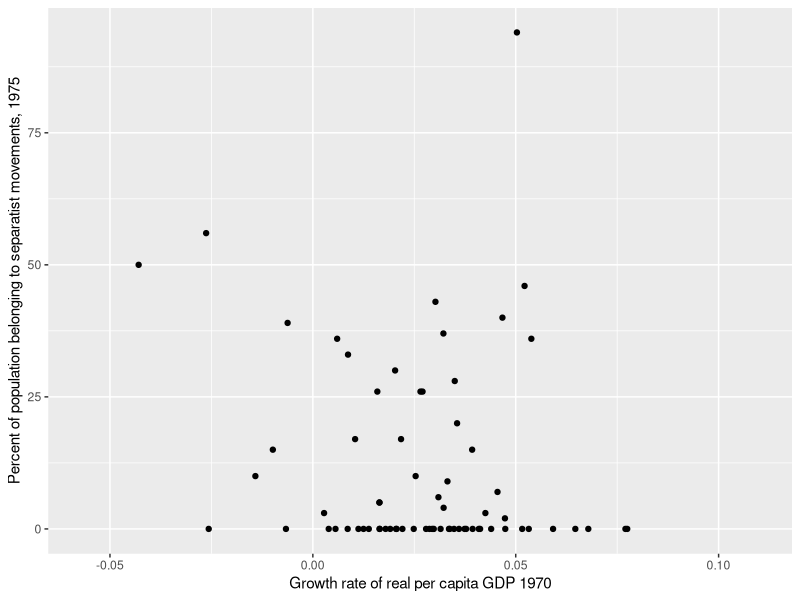
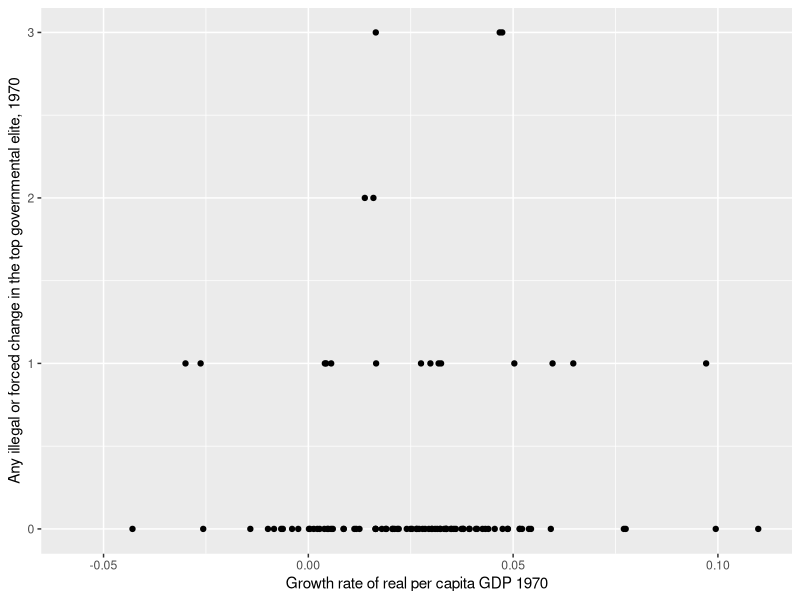

Source code (R) for these figures, in order:
## ---- chunk 1
library(dplyr)
library(tidyverse)
violence <- read_csv('violence.csv')
## ---- chunk 2

sep_gdp <- ggplot(data = violence,
       mapping = aes(x = gyp70,
                     y = separt75)) +
  geom_point() +
  labs(
    x = "Growth rate of real per capita GDP 1970",
    y = "Percent of population belonging to separatist movements, 1975"
  )

sep_gdp
## ---- chunk 3

rev_gdp <- ggplot(data = violence,
       mapping = aes(x = gyp70,
                     y = revols70)) +
  geom_point() +
  labs(
    x = "Growth rate of real per capita GDP 1970",
    y = "Any illegal or forced change in the top governmental elite, 1970"
  )
rev_gdp

